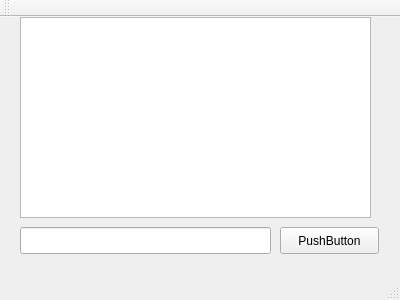
<?xml version="1.0" encoding="UTF-8"?>
<ui version="4.0">
 <class>Opendcm</class>
 <widget class="QMainWindow" name="Opendcm">
  <property name="geometry">
   <rect>
    <x>0</x>
    <y>0</y>
    <width>400</width>
    <height>300</height>
   </rect>
  </property>
  <property name="windowTitle">
   <string>Opendcm</string>
  </property>
  <widget class="QWidget" name="centralWidget">
   <widget class="QPushButton" name="pushButton">
    <property name="geometry">
     <rect>
      <x>280</x>
      <y>210</y>
      <width>99</width>
      <height>27</height>
     </rect>
    </property>
    <property name="text">
     <string>PushButton</string>
    </property>
   </widget>
   <widget class="QLineEdit" name="Qline_localPath">
    <property name="geometry">
     <rect>
      <x>20</x>
      <y>210</y>
      <width>251</width>
      <height>27</height>
     </rect>
    </property>
   </widget>
   <widget class="QTextEdit" name="textEdit">
    <property name="geometry">
     <rect>
      <x>20</x>
      <y>0</y>
      <width>351</width>
      <height>201</height>
     </rect>
    </property>
   </widget>
  </widget>
  <widget class="QMenuBar" name="menuBar">
   <property name="geometry">
    <rect>
     <x>0</x>
     <y>0</y>
     <width>400</width>
     <height>25</height>
    </rect>
   </property>
  </widget>
  <widget class="QToolBar" name="mainToolBar">
   <attribute name="toolBarArea">
    <enum>TopToolBarArea</enum>
   </attribute>
   <attribute name="toolBarBreak">
    <bool>false</bool>
   </attribute>
  </widget>
  <widget class="QStatusBar" name="statusBar"/>
 </widget>
 <layoutdefault spacing="6" margin="11"/>
 <resources/>
 <connections/>
</ui>
